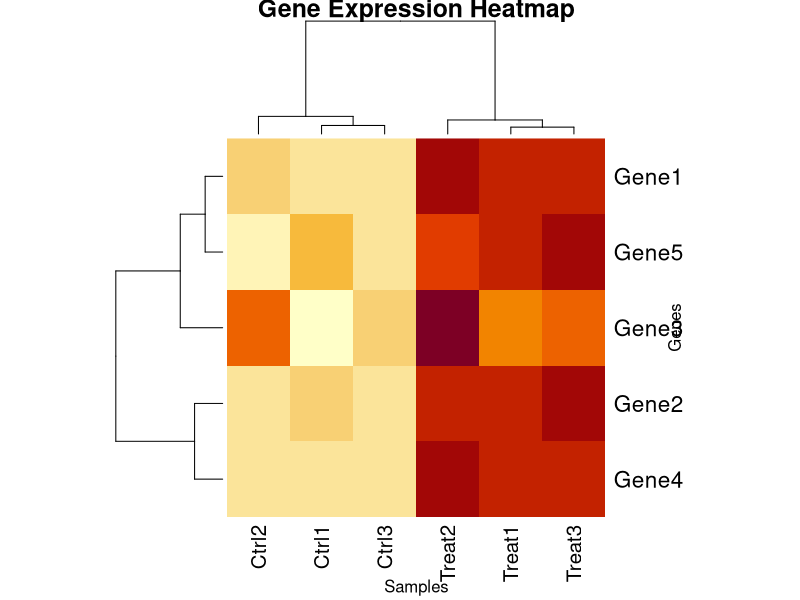
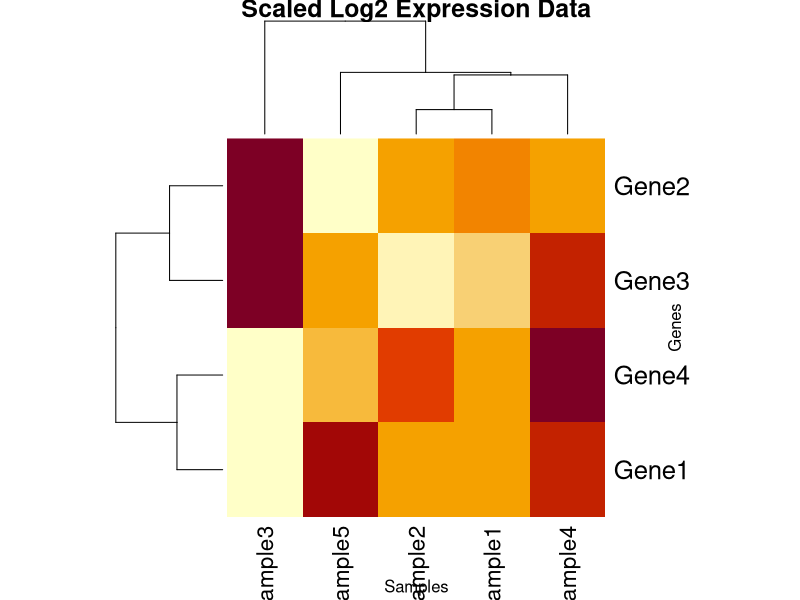

Reproduce these figures in R, in order.
## ---- chunk 1
knitr::opts_chunk$set(echo = TRUE)
## ---- chunk 2
# Using c() function (combine)
gene_expression <- c(156.7, 238.9, 184.3, 145.6)
gene_names <- c("BRCA1", "TP53", "EGFR", "KRAS")
is_significant <- c(TRUE, FALSE, TRUE, TRUE)

# Using : operator for sequences
sample_numbers <- 1:10  # Creates 1,2,3,...,10

# Using seq() function for more complex sequences
time_points <- seq(0, 48, by = 6)  # Creates 0,6,12,...,48

# Let's print our vectors to see what they look like
print("Gene Expression Values:")
print(gene_expression)
print("Gene Names:")
print(gene_names)
## ---- chunk 3
# RNA-seq example: normalizing expression values
raw_counts <- c(1200, 1500, 800, 2000)
scaling_factor <- 0.5
normalized_counts <- raw_counts * scaling_factor

# Adding vectors
control_expression <- c(100, 150, 80, 200)
treated_expression <- c(150, 180, 90, 250)
expression_difference <- treated_expression - control_expression

# Calculate fold change
fold_change <- treated_expression / control_expression

# Let's see our results
print("Normalized counts:")
print(normalized_counts)
print("Expression difference:")
print(expression_difference)
print("Fold change:")
print(fold_change)
## ---- chunk 4
# Length of a vector
print("Length of gene_names:")
length(gene_names)  # Returns 4

# Summary statistics
print("Summary statistics for raw_counts:")
mean(raw_counts)
median(raw_counts)
max(raw_counts)
min(raw_counts)
sum(raw_counts)

# Sort values
sorted_counts <- sort(raw_counts)
sorted_counts_desc <- sort(raw_counts, decreasing = TRUE)

print("Sorted counts (ascending):")
print(sorted_counts)
print("Sorted counts (descending):")
print(sorted_counts_desc)

# Find unique values
unique_genes <- unique(gene_names)
print("Unique genes:")
print(unique_genes)
## ---- chunk 5
# By position (index)
first_gene <- gene_names[1]  # Gets "BRCA1"
selected_genes <- gene_names[c(1, 3)]  # Gets "BRCA1" and "EGFR"

# By logical condition
high_expression <- raw_counts > 1000
high_expressed_genes <- gene_names[high_expression]

# Using which() function
significant_indices <- which(is_significant)
significant_genes <- gene_names[significant_indices]

# Let's see our results
print("First gene:")
print(first_gene)
print("Selected genes:")
print(selected_genes)
print("Highly expressed genes:")
print(high_expressed_genes)
## ---- chunk 6
# Create a matrix from vectors
expression_matrix <- matrix(
  c(100, 200, 150, 300,
    120, 180, 160, 280,
    90, 220, 170, 320),
  nrow = 3,
  ncol = 4,
  byrow = TRUE
)

# Add row and column names
rownames(expression_matrix) <- c("Gene1", "Gene2", "Gene3")
colnames(expression_matrix) <- c("Sample1", "Sample2", "Sample3", "Sample4")

# Let's see our matrix
print("Expression Matrix:")
print(expression_matrix)
## ---- chunk 7
# Transpose a matrix
transposed_matrix <- t(expression_matrix)

# Matrix multiplication
# Useful for statistical calculations
correlation_matrix <- t(expression_matrix) %*% expression_matrix

# Element-wise operations
scaled_matrix <- expression_matrix * 2
log_matrix <- log2(expression_matrix)

print("Transposed Matrix:")
print(transposed_matrix)
print("\nCorrelation Matrix:")
print(correlation_matrix)
print("\nLog2 Transformed Matrix:")
print(log_matrix)
## ---- chunk 8
# Access single element
value <- expression_matrix[1, 2]  # Row 1, Column 2

# Access entire row
gene1_expression <- expression_matrix[1, ]

# Access entire column
sample1_values <- expression_matrix[, 1]

# Access multiple rows/columns
subset_matrix <- expression_matrix[1:2, c(1,3)]

print("Value at position [1,2]:")
print(value)
print("\nExpression values for Gene1:")
print(gene1_expression)
print("\nValues for Sample1:")
print(sample1_values)
print("\nSubset Matrix:")
print(subset_matrix)
## ---- chunk 9
# Create an expression matrix with 5 genes and 6 samples (3 control, 3 treated)
expression_data <- matrix(
  c(
    1200, 1300, 1250, 1800, 1900, 1850,  # Gene1
    800,  750,  780,  1200, 1180, 1220,   # Gene2
    2000, 2100, 2050, 2080, 2150, 2090,   # Gene3
    300,  320,  310,  900,  920,  880,    # Gene4
    1500, 1450, 1480, 1600, 1580, 1620    # Gene5
  ),
  nrow = 5,
  ncol = 6,
  byrow = TRUE
)

# Add gene and sample names
rownames(expression_data) <- c("Gene1", "Gene2", "Gene3", "Gene4", "Gene5")
colnames(expression_data) <- c("Ctrl1", "Ctrl2", "Ctrl3", "Treat1", "Treat2", "Treat3")

# Calculate mean expression for control and treated groups
control_means <- rowMeans(expression_data[, 1:3])
treated_means <- rowMeans(expression_data[, 4:6])

# Calculate fold changes
fold_changes <- treated_means / control_means

# Identify differentially expressed genes (fold change > 1.5)
is_differential <- abs(fold_changes) > 1.5
differential_genes <- rownames(expression_data)[is_differential]

# Let's visualize our results
print("Expression Data Matrix:")
print(expression_data)
print("\nControl Means:")
print(control_means)
print("\nTreated Means:")
print(treated_means)
print("\nFold Changes:")
print(fold_changes)
print("\nDifferentially Expressed Genes:")
print(differential_genes)

# Create a simple heatmap of the expression data

heatmap(expression_data, 
        main = "Gene Expression Heatmap",
        xlab = "Samples", 
        ylab = "Genes",
        scale = "row")  # Scale rows for better visualization
## ---- chunk 10
# Your code here
exp_condition1 <- c(1200, 800, 2000, 300, 1500)
exp_condition2 <- c(1800, 1200, 2080, 900, 1600)

# Calculate mean expression
mean_exp1 <- mean(exp_condition1)
mean_exp2 <- mean(exp_condition2)

# Find highly expressed genes
high_exp1 <- exp_condition1 > 1000
high_exp2 <- exp_condition2 > 1000

# Calculate fold changes
fold_changes <- exp_condition2 / exp_condition1

# Print results
print("Mean expression condition 1:")
print(mean_exp1)
print("Mean expression condition 2:")
print(mean_exp2)
print("Highly expressed in condition 1:")
print(which(high_exp1))
print("Fold changes:")
print(fold_changes)
## ---- chunk 11
# Extract specific genes
gene1_expression <- expression_data["Gene1", ]

# Calculate mean per sample
sample_means <- colMeans(expression_data)

# Find highest expressed gene
max_expression <- apply(expression_data, 2, which.max)
highest_genes <- rownames(expression_data)[max_expression]

# Print results
print("Gene1 expression across samples:")
print(gene1_expression)
print("\nMean expression per sample:")
print(sample_means)
print("\nHighest expressed gene in each sample:")
print(highest_genes)
## ---- chunk 12
# Create a sample matrix
sample_matrix <- matrix(rnorm(20, mean=100, sd=20), nrow=4, ncol=5)
rownames(sample_matrix) <- paste0("Gene", 1:4)
colnames(sample_matrix) <- paste0("Sample", 1:5)

# Log transform
log_data <- log2(sample_matrix)

# Scale rows
scaled_data <- t(scale(t(log_data)))

# Create heatmap
heatmap(scaled_data, 
        main = "Scaled Log2 Expression Data",
        xlab = "Samples", 
        ylab = "Genes",
        scale = "none")  # Already scaled
